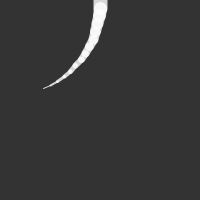
Frame 1 (no input)
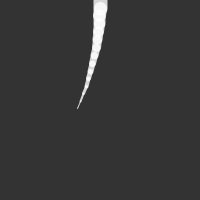
Frame 60 (the mouse pressed at the canvas centre just before this capture)
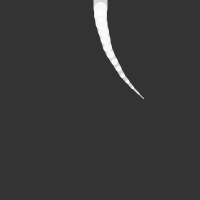
Frame 120 (the mouse held since frame 60 and released just before this capture)

The Processing sketch that drew these frames (run headless with seeded random() and noise(); from frame 60 on, the mouse is pressed at the canvas centre):

// Processing sketch: sketch_05_tail_animation
// ── sketch_05_tail_animation.pde
int x = 100;   //tailの開始位置
int u = 14;    //tailを構成する直線の数
float a = -5;  //直線同士の角度

void setup(){
  
  size(200, 200);
  stroke(255, 255, 255, 204);
 
}

void draw(){

  background(51);
  
  //直線同士の角度を -5度から5度の間で変化させる
  //振動する動きについては「motion/sketch_08_circular」を参照
  a =  5 * cos(frameCount * 0.02);
  tail(x, u, a);
}


void tail(int xpos, int units, float angle){
 
  pushMatrix();
  
  translate(xpos, 0);      //原点(0,0)を(xpos,0)に移動する
  
  for(int i = units; i > 0; i--){
      strokeWeight(i);
      line(0, 0, 0, 8);    //原点(0,0)から(0,8)へ線を引く
      translate(0, 8);     //原点を(0,8)へ移動する
      rotate(radians(angle));       //原点を中心にangleだけ回転させる
  }
  
  popMatrix();
  
}
